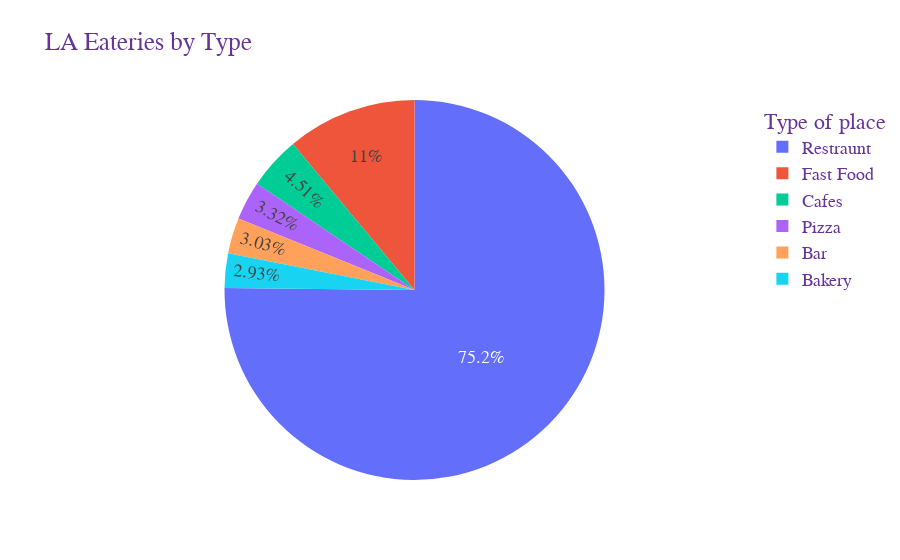

The cell this chart's notebook holds for it:
### Markdown cell above
We can also make the pie interactive:

### Code cell
x2 =  [cafes, restraunts,fast_food,bakery,bar,pizza]
columns1 = ['Cafes', 'Restraunt', 'Fast Food', 'Bakery', 'Bar', 'Pizza'] 


fig1 = go.Figure(data=[go.Pie(labels=columns1, values=x2)])

fig1.update_layout(
    title=" LA Eateries by Type",
    xaxis_title="X Axis Title",
    yaxis_title="X Axis Title",
    legend_title="Type of place",
    font=dict(
        family="Courier New, monospace",
        size=18,
        color="RebeccaPurple"
    ))

fig1.show()

### Figure 1 — Plotly figure (JSON) as saved in the notebook; plotly's stock layout.template omitted (floating-point values rounded to 4 significant figures)
{"data": [{"labels": ["Cafes", "Restraunt", "Fast Food", "Bakery", "Bar", "Pizza"], "type": "pie", "values": [0.04507, 0.7517, 0.1105, 0.02932, 0.03026, 0.03316]}], "layout": {"font": {"color": "RebeccaPurple", "family": "Courier New, monospace", "size": 18}, "legend": {"title": {"text": "Type of place"}}, "title": {"text": " LA Eateries by Type"}, "xaxis": {"title": {"text": "X Axis Title"}}, "yaxis": {"title": {"text": "X Axis Title"}}}}
